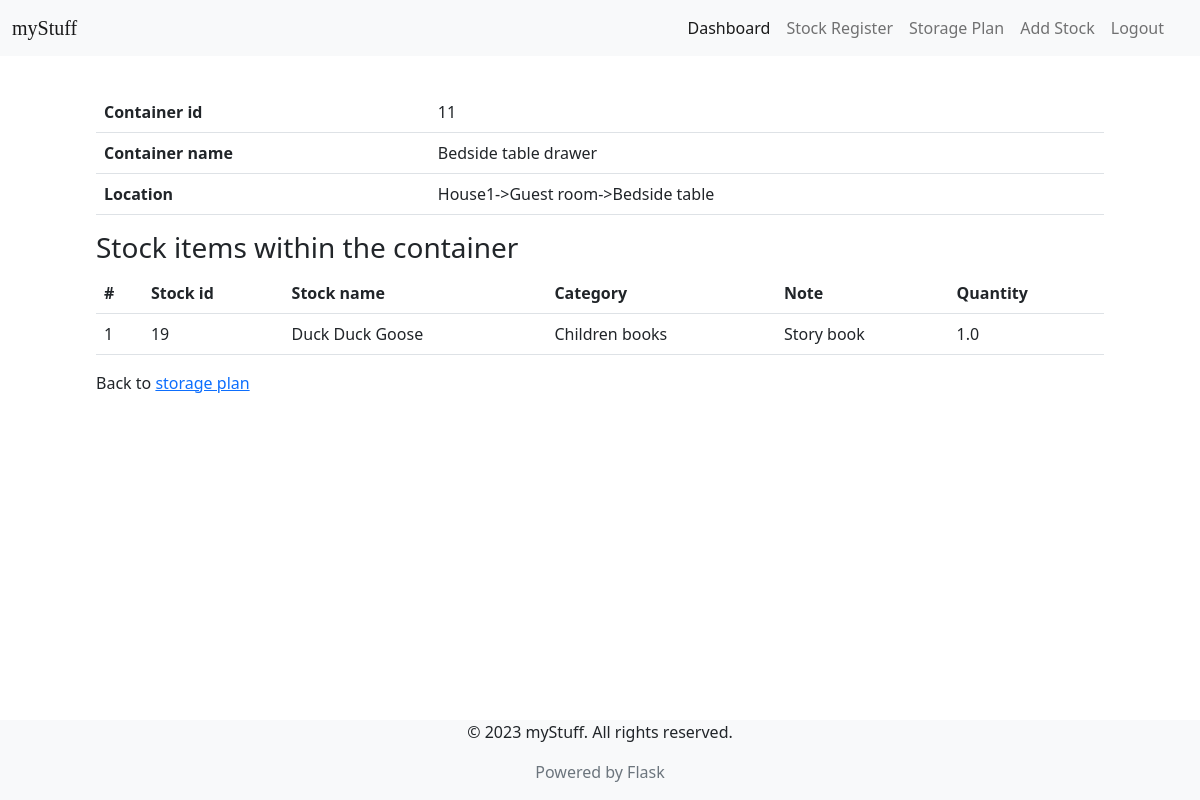
The app's page /container_info/11 (signed in) with its own data.
### tables this page shows
CREATE TABLE stock_container (
  stock_container_id INTEGER PRIMARY KEY AUTOINCREMENT,
  stock_id INTEGER NOT NULL,
  container_id INTEGER NOT NULL, quantity FLOAT NOT NULL,
  FOREIGN KEY (stock_id) REFERENCES stock (stock_id),
  FOREIGN KEY (container_id) REFERENCES container (container_id)
);

CREATE TABLE container (container_id INTEGER PRIMARY KEY AUTOINCREMENT,furniture_id INTEGER, container_name TEXT NOT NULL, is_unassigned INTEGER DEFAULT 0, FOREIGN KEY (furniture_id) REFERENCES furniture (furniture_id));

CREATE TABLE house (house_id INTEGER PRIMARY KEY AUTOINCREMENT, house_name TEXT NOT NULL, user_id INTEGER REFERENCES user(id));

CREATE TABLE room (room_id INTEGER PRIMARY KEY AUTOINCREMENT, room_name TEXT NOT NULL, house_id INTEGER, FOREIGN KEY (house_id) REFERENCES house (house_id));

CREATE TABLE furniture (furniture_id INTEGER PRIMARY KEY AUTOINCREMENT, furniture_name TEXT NOT NULL, room_id INTEGER, FOREIGN KEY (room_id) REFERENCES room (room_id));

CREATE TABLE stock(stock_id INTEGER PRIMARY KEY AUTOINCREMENT, stock_name TEXT NOT NULL, category_id INTEGER NOT NULL, note TEXT, user_id INTEGER REFERENCES user(id), FOREIGN KEY(category_id) REFERENCES category(category_id));

CREATE TABLE category (
    category_id INTEGER PRIMARY KEY AUTOINCREMENT, 
    category TEXT NOT NULL, 
    description TEXT,
    user_id INTEGER REFERENCES user(id)
    );

### app.py (the view)
@app.route("/container_info/<int:container_id>")
@login_required
def container_info(container_id):
    db = get_db_connection()
    container_info = db.execute(
        "SELECT stock_container.stock_container_id, stock_container.container_id, stock.stock_id, stock.stock_name, category.category, stock.note, container.container_name, furniture.furniture_name, room.room_name, house.house_name, stock_container.quantity FROM stock_container JOIN stock ON stock.stock_id=stock_container.stock_id JOIN category ON category.category_id=stock.category_id JOIN container ON container.container_id=stock_container.container_id JOIN furniture ON furniture.furniture_id=container.furniture_id JOIN room ON room.room_id=furniture.room_id JOIN house ON house.house_id=room.house_id WHERE stock_container.container_id=?",
        [container_id],
    ).fetchall()
    container_items = {}
    for row in container_info:
        (
            stock_container_id,
            container_id,
            stock_id,
            stock_name,
            category,
            note,
            container_name,
            furniture_name,
            room_name,
            house_name,
            quantity,
        ) = row
        if stock_container_id not in container_items:
            container_items[stock_container_id] = {
                "container_id": container_id,
                "stock_id": stock_id,
                "stock_name": stock_name,
                "category": category,
                "note": note,
                "container_name": container_name,
                "furniture_name": furniture_name,
                "room_name": room_name,
                "house_name": house_name,
                "quantity": quantity,
            }
    if container_info == []:
        container_info = db.execute(
            "SELECT * FROM container JOIN furniture ON furniture.furniture_id=container.furniture_id JOIN room ON room.room_id=furniture.room_id JOIN house ON house.house_id=room.house_id WHERE container_id = ?",
            [container_id],
        ).fetchall()
    return render_template(
        "container_info.html",
        container_info=container_info,
        container_items=container_items,
    )

### app.py (called while the page is built)
@login_manager.user_loader
def load_user(user_id):
    conn = sqlite3.connect("myStuff.db")
    c = conn.cursor()
    c.execute("SELECT * FROM user WHERE id=?", [user_id])
    user = c.fetchone()
    if user:
        return User(user[0], user[1])
    else:
        return None

def get_db_connection():
    conn = sqlite3.connect("myStuff.db")
    conn.row_factory = sqlite3.Row
    return conn

### templates/container_info.html (shortened to what this page needs)
{% extends 'layout.html' %}
{% block content %}
<table class='table'>
    <tr>
        <th scope="row">Container id</th>
        <td>{{container_info[0]["container_id"]}}</td>
    </tr>
    <tr>
        <th scope="row">Container name</th>
        <td>{{container_info[0]["container_name"]}}</td>
    </tr>
    <tr>
        <th scope="row">Location</th>
        <td>{{container_info[0]["house_name"]}}->{{container_info[0]["room_name"]}}->{{container_info[0]["furniture_name"]}}
        </td>
    </tr>
</table>
<h3>Stock items within the container</h3>
<table class='table'>
    <thead>
        <tr>
            <th scope="col">#</th>
            <th scope="col">Stock id</th>
            <th scope="col">Stock name</th>
            <th scope="col">Category</th>
            <th scope="col">Note</th>
            <th scope="col">Quantity</th>
        </tr>
    </thead>
    <tbody>
        {% if container_items == {} %}
        <tr>
            <td colspan='6'>Currently there is no item within this container.</td>
        </tr>
        {% else %}
        {% for key, item in container_items.items() %}
        <tr>
            <td class="counter-cell" scope="row"></td>
            <td>{{ item["stock_id"] }}</td>
            <td>{{ item["stock_name"] }}</td>
            <td>{{ item["category"] }}</td>
            <td>{{ item["note"] }}</td>
            <td>{{ item["quantity"] }}</td>
        </tr>
        {% endfor %}
        {% endif %}
    </tbody>
</table>
<div>
    <p>Back to <a href='/storage_plan'>storage plan</a></p>
</div>
{% endblock %}

### templates/container_info.html (style rules this page uses)
table { counter-reset: row-counter; }
.counter-cell::before { counter-increment: row-counter; content: counter(row-counter); }

### templates/layout.html (style rules this page uses)
html, body { height: 100%; background-image: url("../static/background.png"); background-repeat: repeat-y; background-size: cover; }
body { display: flex; flex-direction: column; }

### records on screen
stock_container: container "11", quantity "1.0"
container: container_name "Bedside table drawer"
house: house_name "House1"
room: room_name "Guest room"
furniture: furniture_name "Bedside table"
stock: stock_id "19", stock_name "Duck Duck Goose", note "Story book"
category: category "Children books"
